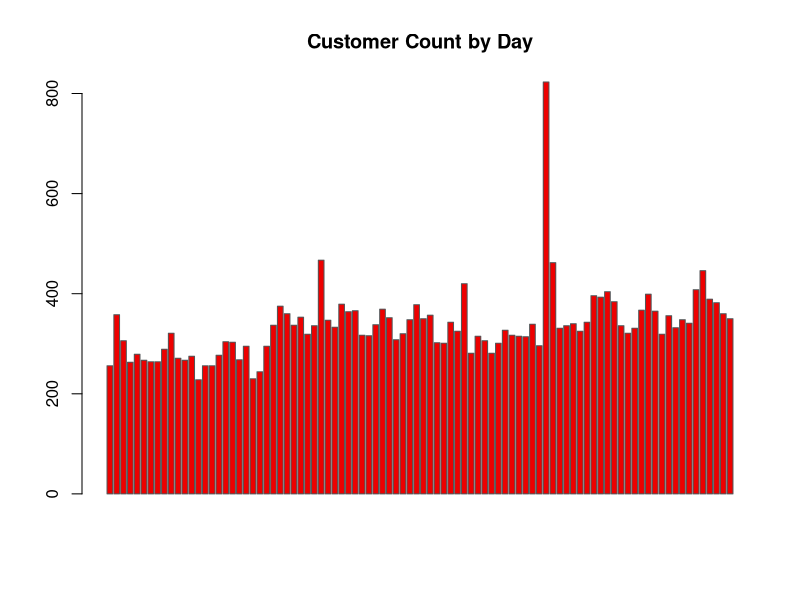
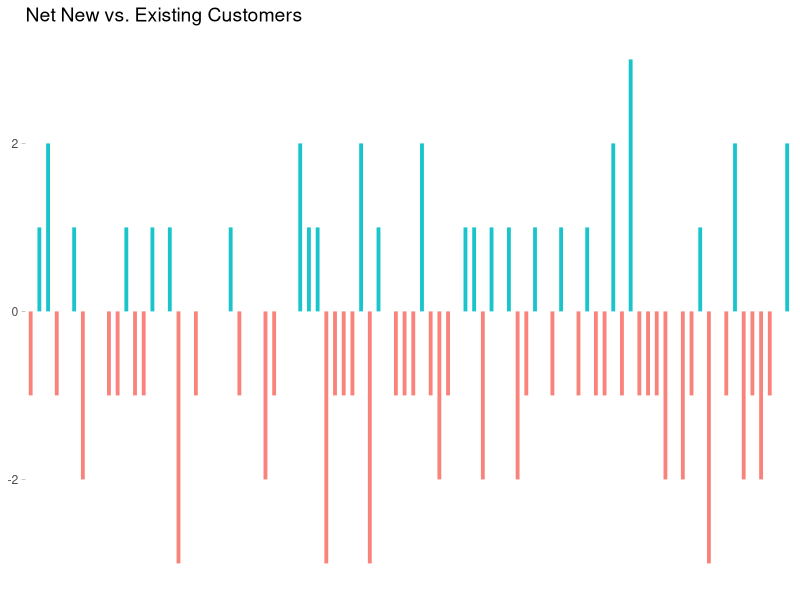
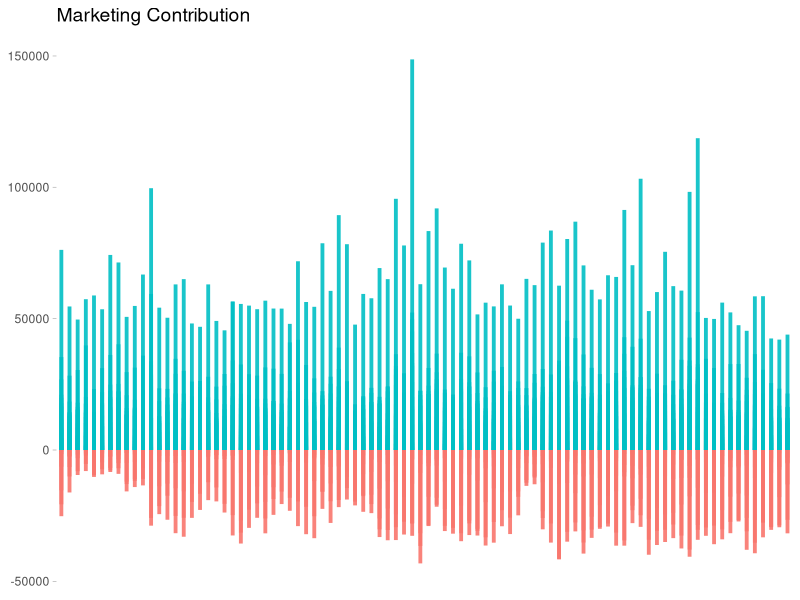
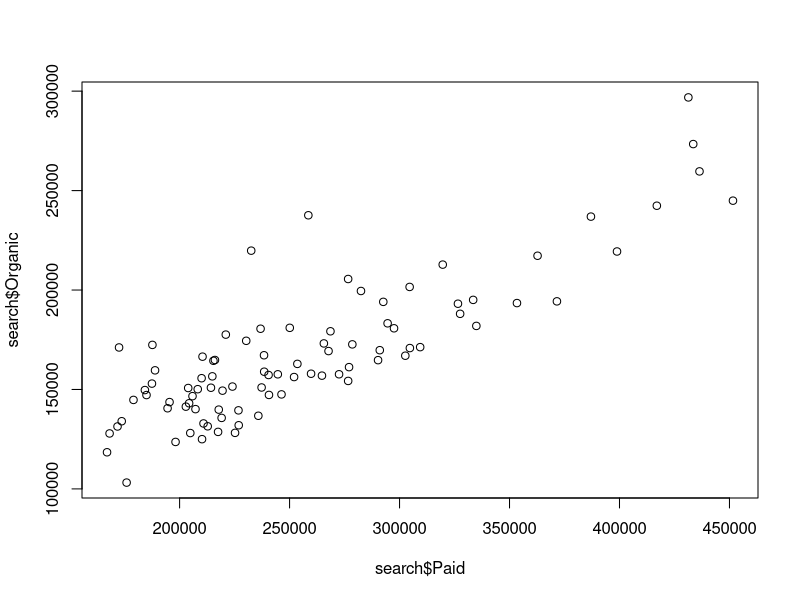

Write the R code that produced these figures, in order.
## ---- chunk 1
#| output: false
df <- read.csv("data/scripting-test.csv")
head(df, n = 10)
## ---- chunk 2
#| echo: false
knitr::kable(head(df, n = 10))
## ---- chunk 3
#| output: false
library(ggplot2)
library(dplyr)

unidentified <- filter(df, Customer_Type == "EXISTING" & Channel == "Unidentified")
## ---- chunk 4

barplot(unidentified$Customer_Count, main="Customer Count by Day", border="#545658", col="#ED0000")

sum(unidentified$Marketing_Spend)
mean(unidentified$Marketing_Spend)
## ---- chunk 5
#| output: false
brand <- df |>
  filter(df$Channel == "Brand")
brand <- brand |>
  mutate("New" = if_else(Customer_Type == "NEW", Customer_Count, 0)) |>
  mutate("Existing" = if_else(Customer_Type == "EXISTING", Customer_Count, 0))
brand <- brand |> group_by(Date)
brand <- brand |> summarise(
    New = sum(New),
    Existing = sum(Existing)
)
brand[is.na(brand)] <- 0
brand <- brand |>
  mutate("Delta" = New - Existing)
## ---- chunk 6
#| warning: false

brand <- brand |> 
  mutate(mycolor = ifelse(Delta>0, "type2", "type1"))

ggplot(brand, aes(x=Date, y=Delta)) +
  geom_segment(aes(x=Date, xend=Date, y=0, yend=Delta, color=mycolor), size=1.3, alpha=0.9) +
  theme_light() +
  theme(
    legend.position = "none",
    panel.border = element_blank(),
    plot.title = element_text(size = 14),
    panel.grid = element_blank(),
    axis.text.x=element_blank(),
    axis.ticks.x=element_blank(),
    axis.title.x = element_blank(),
    axis.title.y = element_blank()
  ) +
  ggtitle("Net New vs. Existing Customers")
## ---- chunk 7
#| warning: false
mc <- df |>
  mutate(Marketing_Contribution = Gross_Profit - Marketing_Spend)

mc <- mc |> 
  mutate(mycolor = ifelse(Marketing_Contribution>0, "type2", "type1"))

ggplot(mc, aes(x=Date, y=Marketing_Contribution)) +
  geom_segment(aes(x=Date, xend=Date, y=0, yend=Marketing_Contribution, color=mycolor), size=1.3, alpha=0.9) +
  theme_light() +
  theme(
    legend.position = "none",
    panel.border = element_blank(),
    plot.title = element_text(size = 14),
    panel.grid = element_blank(),
    axis.text.x=element_blank(),
    axis.ticks.x=element_blank(),
    axis.title.x = element_blank(),
    axis.title.y = element_blank()
  ) +
  ggtitle("Marketing Contribution")
## ---- chunk 8
search <- df |>
  filter(df$Channel %in% c("Paid Search", "Organic Search"))
search <- search |>
  mutate("Paid" = if_else(Channel == "Paid Search", Revenue, 0)) |>
  mutate("Organic" = if_else(Channel == "Organic Search", Revenue, 0))
search <- search |> group_by(Date)
search <- search |> summarise(
    Paid = sum(Paid),
    Organic = sum(Organic)
)
search[is.na(search)] <- 0
cor(search$Paid, search$Organic)
plot(search$Paid, search$Organic)
